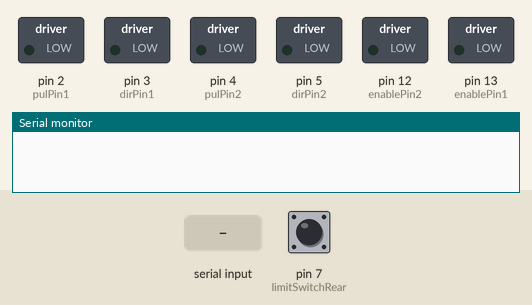
A sketch run on a simulated Arduino Uno, built with avr-gcc and run on an emulated ATmega328P. On the bench: switched loads named in the sketch (green lamp = pin HIGH), the last lines printed to the serial monitor. Inputs (shaded band) come from the test bench; at power-on: pin 7 (limitSwitchRear) HIGH.

Above: at 1.2 s.
1.3 s: "HOME\n" received over Serial
At 1.7 s:
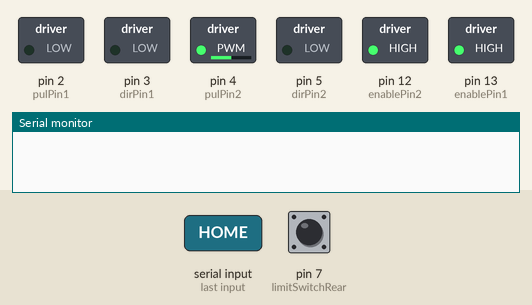
2.8 s: pin 7 (limitSwitchRear) pulled LOW for 0.15 s
At 3.6 s:
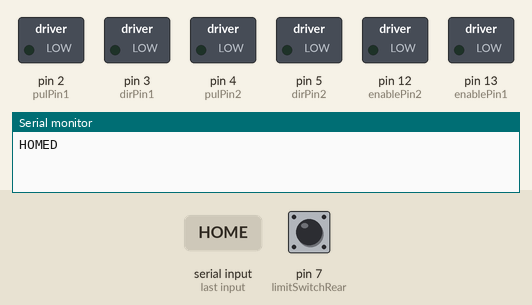
Timing chart, 0 to 5.8 s (numbered marks = the images above; inputs shaded):
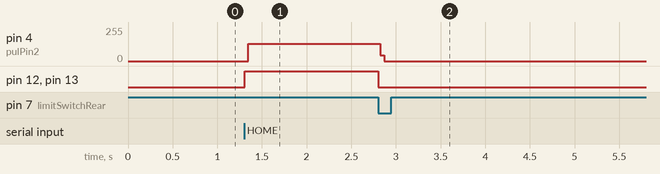

The sketch:

hardware_controller_with_limit_switches_and_position.ino
```cpp
const int pulPin1 = 2; // Pulse for motor 1
const int dirPin1 = 3; // Direction for motor 1
const int enablePin1 = 13; // Enable for motor 1

const int pulPin2 = 4; // Pulse for motor 2
const int dirPin2 = 5; // Direction for motor 2
const int enablePin2 = 12; // Enable for motor 2

const int limitSwitchFront = 6; // Front limit switch (camera front)
const int limitSwitchRear = 7;  // Rear limit switch (camera back, used for homing)

long position = 0; // Position in steps for motor 2

const int normalDelay = 800; // microseconds
const int fastDelay = 300;   // microseconds, used during homing

void setup() {
  Serial.begin(9600);
  pinMode(pulPin1, OUTPUT);
  pinMode(dirPin1, OUTPUT);
  pinMode(enablePin1, OUTPUT);

  pinMode(pulPin2, OUTPUT);
  pinMode(dirPin2, OUTPUT);
  pinMode(enablePin2, OUTPUT);

  pinMode(limitSwitchFront, INPUT_PULLUP);
  pinMode(limitSwitchRear, INPUT_PULLUP);

  disableMotors();
}

void loop() {
  if (Serial.available()) {
    String command = Serial.readStringUntil('\n');
    command.trim();

    if (command == "HOME") {
      enableMotors();
      homeMotor2();
      disableMotors();
      Serial.println("HOMED");
    } else if (command == "GET_POS") {
      Serial.println(position);
    } else if (command.length() >= 3) {
      char motor = command.charAt(0);
      char direction = command.charAt(command.length() - 1);
      int steps = command.substring(1, command.length() - 1).toInt();

      if ((motor == '1' || motor == '2') && (direction == 'F' || direction == 'B')) {
        enableMotors();
        moveStepper(motor, steps, direction, normalDelay);
        disableMotors();
      }
    }
  }
}

void moveStepper(char motor, int steps, char direction, int delayMicros) {
  int dirPin = (motor == '1') ? dirPin1 : dirPin2;
  int pulPin = (motor == '1') ? pulPin1 : pulPin2;

  digitalWrite(dirPin, (direction == 'F') ? HIGH : LOW);

  for (int i = 0; i < steps; i++) {
    if (motor == '2') {
      if ((direction == 'F' && digitalRead(limitSwitchFront) == LOW) ||
          (direction == 'B' && digitalRead(limitSwitchRear) == LOW)) {
        Serial.println("Motion stopped due to limit switch");
        break;
      }
    }

    digitalWrite(pulPin, HIGH);
    delayMicroseconds(delayMicros);
    digitalWrite(pulPin, LOW);
    delayMicroseconds(delayMicros);

    if (motor == '2') {
      position += (direction == 'F') ? 1 : -1;
    }
  }
}

void homeMotor2() {
  digitalWrite(dirPin2, LOW); // move backward
  while (digitalRead(limitSwitchRear) == HIGH) {
    digitalWrite(pulPin2, HIGH);
    delayMicroseconds(fastDelay);
    digitalWrite(pulPin2, LOW);
    delayMicroseconds(fastDelay);
  }
  position = 0;
}

void enableMotors() {
  digitalWrite(enablePin1, HIGH);
  digitalWrite(enablePin2, HIGH);
}

void disableMotors() {
  digitalWrite(enablePin1, LOW);
  digitalWrite(enablePin2, LOW);
}
```

Measured:
- after the input at 1.3 s, pin 4 (pulPin2): 0/255 → 128/255 after 0.05 s; pin 12 (enablePin2), pin 13 (enablePin1): LOW → HIGH at once
- after the input at 2.8 s, pin 4 (pulPin2): 128/255 → 0/255 at once; pin 12 (enablePin2), pin 13 (enablePin1): HIGH → LOW at once
